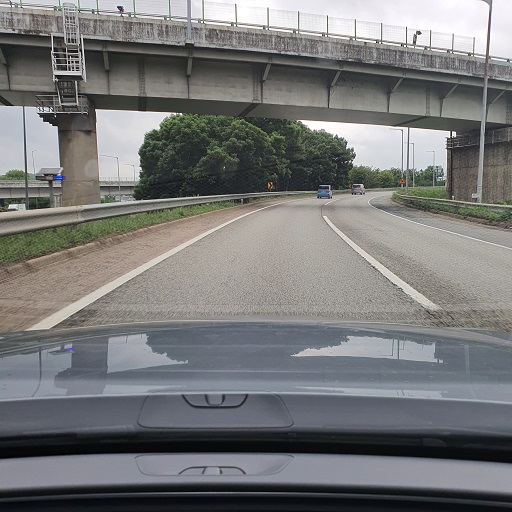
#> input picture 차선 감지 소스/curved.jpg, 512 x 512 px
$ python '21 lane_curved_NT.py'
#> lines starting #> are read from the running program, lines starting #| are printed output that depends on the picture; after the words box and inside, x2 and y2 are one past the last pixel; in counts of white or black regions, pixels touching at a corner belong together
### 차선 감지 소스/doImage.py
import numpy as np
import cv2 as cv
from matplotlib import pyplot as plt
# import matplotlib.pyplot as plt


def myShow(title,  img):
    cv.imshow(title, img)
    key = cv.waitKey(0)
    if key & 0xFF == 27:
        cv.destroyAllWindows()
        exit(0)
    elif key == ord('d') or key == ord('D'):
        cv.destroyWindow(title)
    elif key == ord('s') or key == ord('S'):
        cv.imgwrite(title+".jpg", img)
        cv.destroyWindow(title)
    else:
        pass


# [15 lines left out: functions myPltShow, myDrawLine, not called in this run]

### 차선 감지 소스/21 lane_curved_NT.py
'''
Gray -> ROI -> Threshold-> Canny -> HoughLine -> Angle of Lines -> Average Lines
-> Detecting & displaying the lane -> Topview of the lane

'''
import cv2 as cv
import numpy as np
from doImage import *
from math import *

fileName = 'curved'

img = cv.imread(fileName+'.jpg')
#> img is the input picture: shape (512, 512, 3); mean B, G, R 120.1, 120, 119.5

# Gray
imgGray = cv.imread(fileName+'.jpg', 0)
#> imgGray: shape (512, 512); min 0, max 255, mean 119.8
imgRoi = np.zeros((img.shape[0], img.shape[1], 1), np.uint8)
imgOut = np.zeros(img.shape, np.uint8)

# Region Of Interest
syROI = 209
eyROI = 317
pointRoi = np.array([[150, 200], [0, 320], [473, 320],
                    [350, 200]], np.int32)  # ROI
cv.fillConvexPoly(imgRoi, pointRoi, 255)
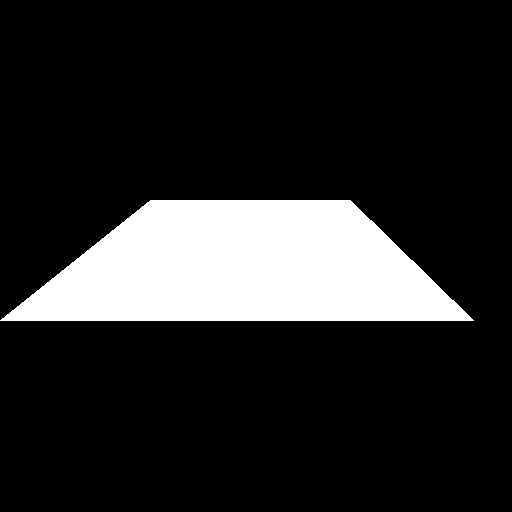
#> imgRoi: shape (512, 512, 1); 15.6% white; 1 white region, box (x1, y1, x2, y2) and area: (0, 200, 474, 321) 40854
imgRoiDisp = cv.addWeighted(imgGray, 0.8, imgRoi, 0.2, 0)
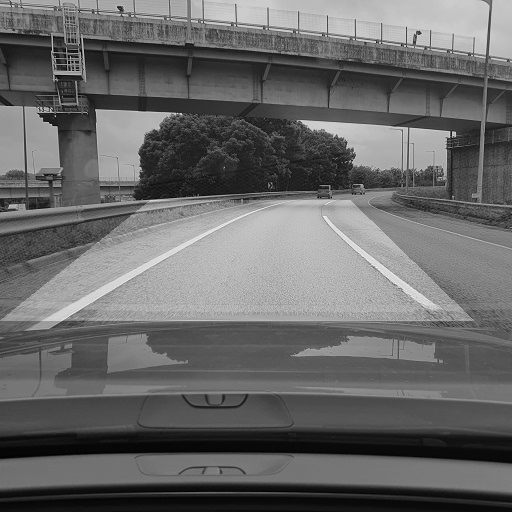
#> imgRoiDisp: shape (512, 512); min 0, max 245, mean 103.8
myShow(fileName+'_Roi', imgRoiDisp)
#> (key Esc is pressed here)
#> (the program exits here)

$ run again, with 차선 감지 소스/express.jpg copied over 차선 감지 소스/curved.jpg
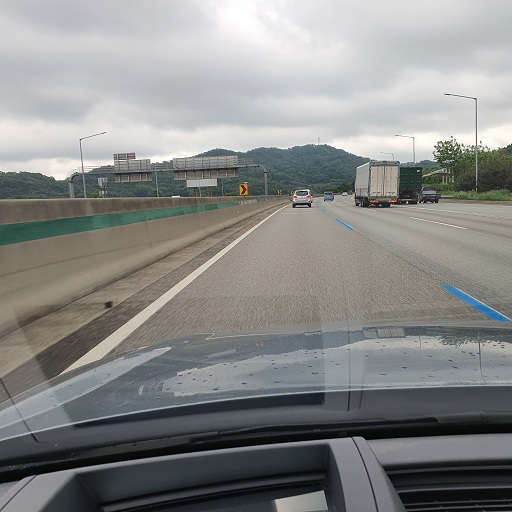
#> input picture 차선 감지 소스/express.jpg, 512 x 512 px
#> img is the input picture: shape (512, 512, 3); mean B, G, R 136.5, 137.8, 137.1
#> imgRoi: shape (512, 512, 1); 15.6% white; 1 white region, box (x1, y1, x2, y2) and area: (0, 200, 474, 321) 40854
#> `imgRoiDisp = cv.addWeighted(imgGray, 0.8, imgRoi, 0.2, 0)`:
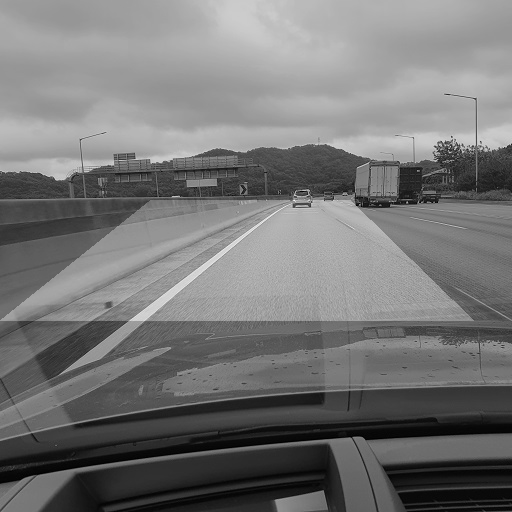
#> imgRoiDisp: shape (512, 512); min 0, max 250, mean 117.9

$ run again, with 차선 감지 소스/free22.jpg copied over 차선 감지 소스/curved.jpg
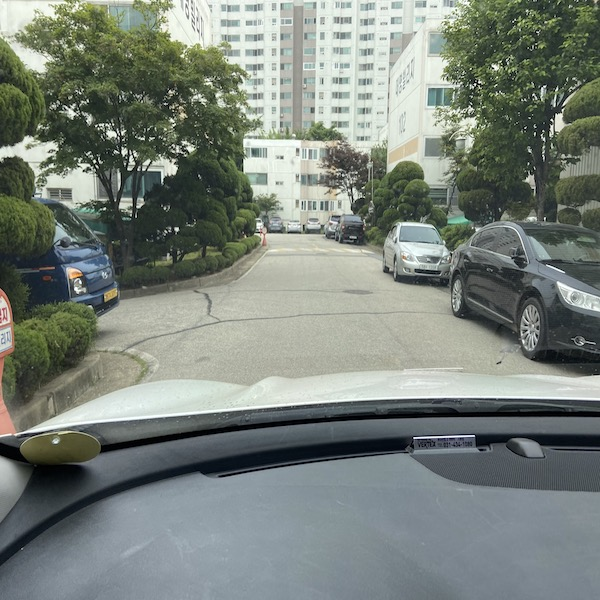
#> input picture 차선 감지 소스/free22.jpg, 600 x 600 px
#> img is the input picture: shape (600, 600, 3); mean B, G, R 122.7, 130.3, 122.2
#> `cv.fillConvexPoly(imgRoi, pointRoi, 255)`:
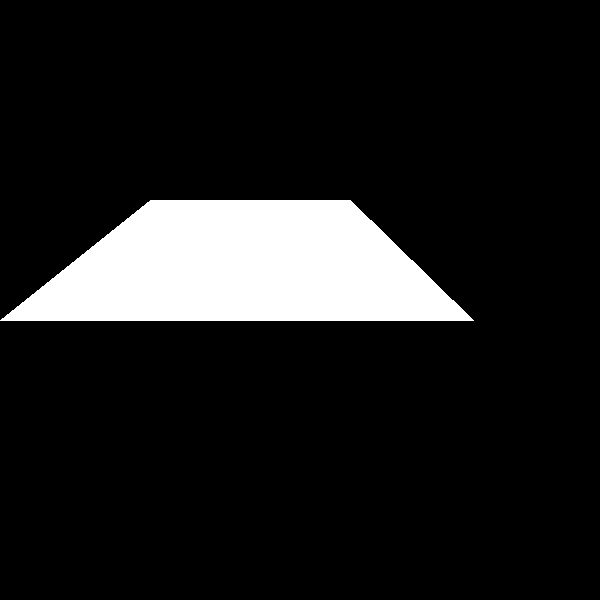
#> imgRoi: shape (600, 600, 1); 11.3% white; 1 white region, box (x1, y1, x2, y2) and area: (0, 200, 474, 321) 40854
#> `imgRoiDisp = cv.addWeighted(imgGray, 0.8, imgRoi, 0.2, 0)`:
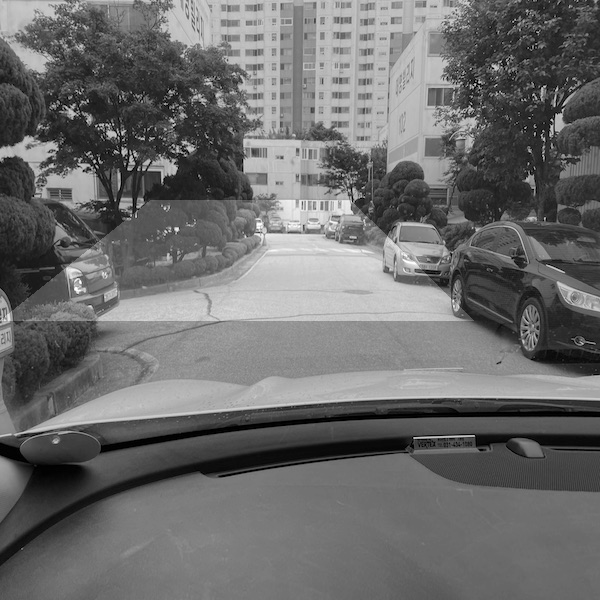
#> imgRoiDisp: shape (600, 600); min 0, max 255, mean 107.4
